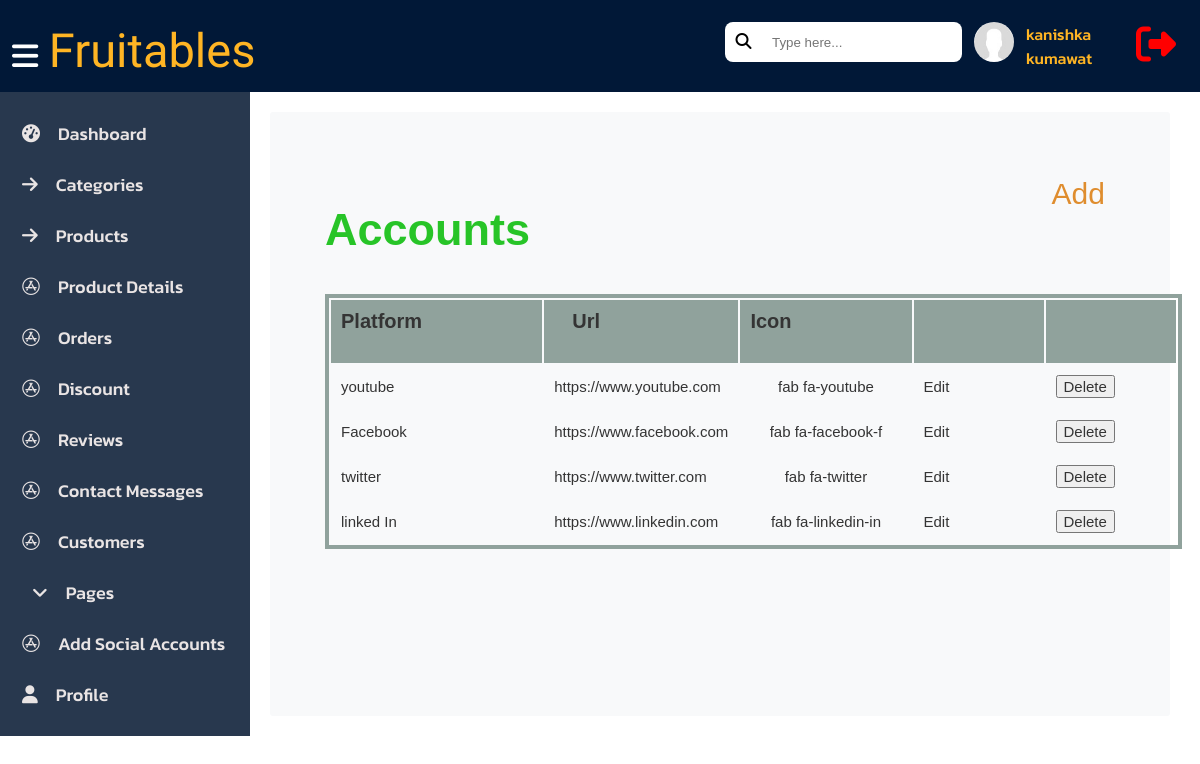
Screenshot of /admin/pages/social_accounts.php (signed in) with the database file from the repository.
### tables this page shows
CREATE TABLE `social_media` (
  `id` int(11) NOT NULL,
  `platform` varchar(255) NOT NULL,
  `url` varchar(255) NOT NULL,
  `icon` varchar(225) NOT NULL
);

### admin/pages/social_accounts.php (the view, shortened to what this page needs)
<?php
include('connectmysql.php');
if($_SERVER["REQUEST_METHOD"] == "GET"){
  $review_data = "SELECT * FROM social_media ";
  $result = $conn->query($review_data);
}
include("navbar.php");
?>
  <div class="container-categories-products">
    <section>
      <div class="container-sidenav">
        <?php include('sidenavbar.php')?>
      </div>
      <div class="add_order">
      <div class = 'done_successfully'>
        <div class="heading">
          <h1>Accounts</h1>
          <a href="social_media.php">Add</a>
        </div>
        <table class="table-contant">
          <thead class="table-head-orders">
            <tr>
              <th style="text-align: center;">Platform</th>
              <th style="text-align: center;">Url</th>
              <th style="text-align: center;">Icon</th>
              <th></th>
              <th></th>
            </tr>
          </thead>
          <tbody class="table-body">
            <?php while($rows = $result->fetch_assoc())
                    {
                    ?>
            <tr>
              <td>
                <?= $rows['platform'];?>
              </td>
              <td>
                <?= $rows['url'];?>
              </td>
              <td style="text-align: center;">
                <?= $rows['icon'];?>
              </td>
              <td><a href="edit_account.php?id=<?= $rows['id'];?>" class="edit_and_delete">Edit</a></td>
              <td>
                <button name="delete" onclick="archiveFunction(event, <?= $rows['id']; ?>)" class="edit_and_delete">Delete</button>
              </td>
            </tr>
            <?php
                    }
                    ?>
          </tbody>
        </table>
      </div>
    </section>
  </div>
</body>
</html>

### admin/pages/pcss/dashboard.css (style rules this page uses)
.container-sidenav { width: 20%; display: contents; }

### admin/pages/pcss/form.css (style rules this page uses)
section { display: flex; }
.done_successfully { padding: 20px; color: rgb(39, 196, 39); margin: 5px; }

### admin/pages/pcss/pages.css (style rules this page uses)
body { font-family: "Ubuntu", sans-serif; font-weight: 500; font-style: normal; }
section { display: flex; }

### admin/pages/pcss/products.css (style rules this page uses)
section { display: flex; }
.container-sidenav { width: 20%; display: contents; }
.table-contant { border:4px solid rgb(144, 162, 156); }
thead { background-color: rgb(144, 162, 156); }
.heading { display: flex; justify-content: space-between; font-size: 30px; }
.heading a { text-decoration: none; color: rgb(223, 141, 46); font-size: 30px; margin: 10px; }
.table-body td { padding: 10px; font-size: 15px; color: rgb(52, 52, 52); }
.edit_and_delete { text-decoration: none; color: rgb(52, 52, 52); font-size: 15px; }

### admin/pages/pcss/orders.css (style rules this page uses)
section { display: flex; }
.add_order { width: 70%; border: none; margin: 20px; padding: 30px; background-color: #f8f9fa; border-radius: 3px; font-family: "Poppins", sans-serif; font-weight: 170; font-style: normal; }
.heading { display: flex; justify-content: space-between; font-size: 30px; }
.heading a { text-decoration: none; color: rgb(223, 141, 46); font-size: 30px; margin: 10px; }
.table-head-orders th { padding: 10px 120px 30px 10px; font-size: 20px; color: rgb(52, 52, 52); }

### admin/pages/pcss/top-navbar.css (style rules this page uses)
body { margin: 0%; }

### rows the page displays
social_media: platform "youtube", url "https://www.youtube.com", icon "fab fa-youtube"
social_media: platform "Facebook", url "https://www.facebook.com", icon "fab fa-facebook-f"
social_media: platform "twitter", url "https://www.twitter.com", icon "fab fa-twitter"
social_media: platform "linked In", url "https://www.linkedin.com", icon "fab fa-linkedin-in"

### other values shown
$userdetails['userName'] "kanishka kumawat"
